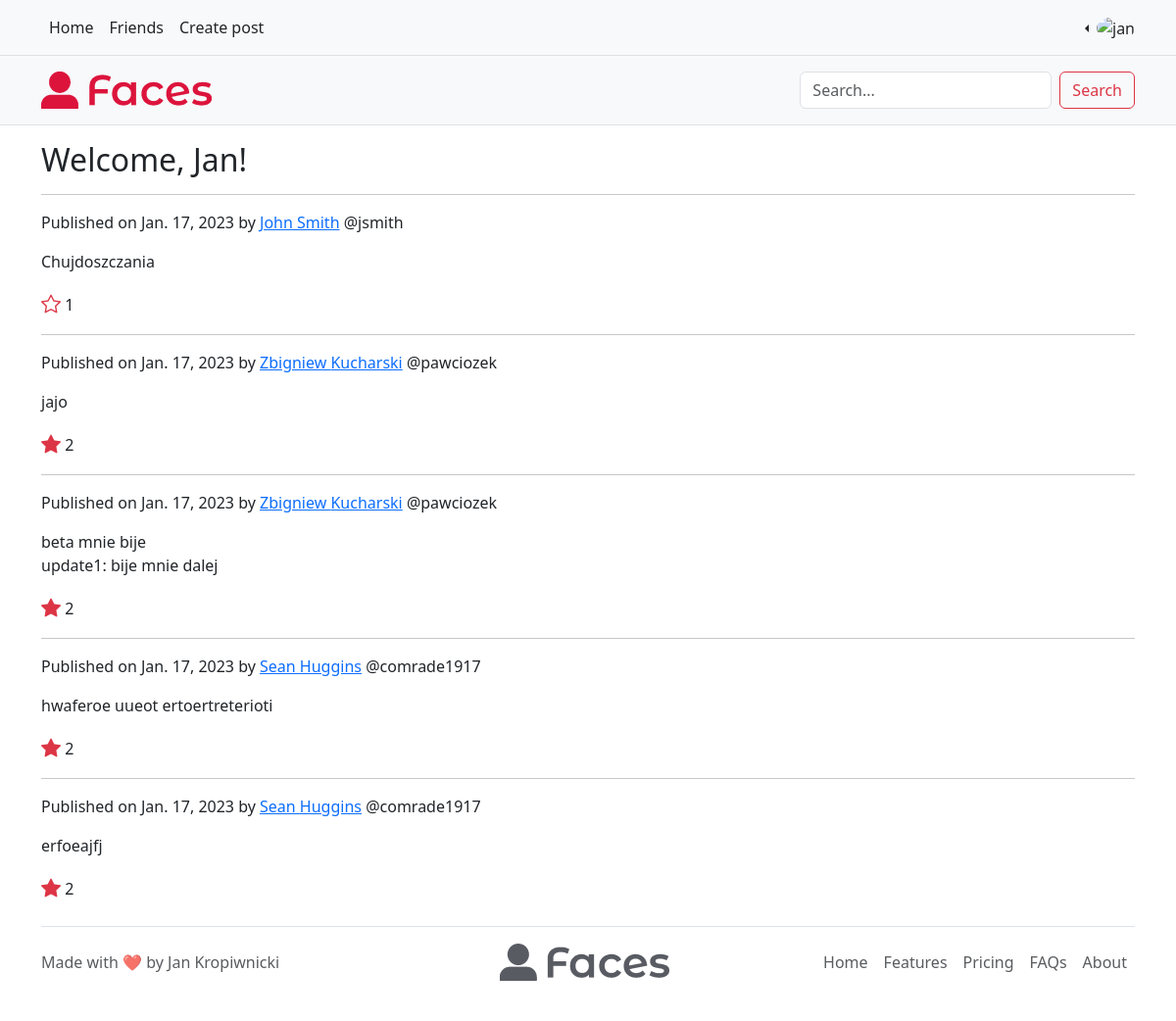
The app's page / (signed in) with its own data.
### facebook2_app/models.py (models this page shows)
class Post(models.Model):
    content = models.TextField()
    author = models.ForeignKey(Person, on_delete=models.CASCADE)
    date = models.DateTimeField()

class Person(models.Model):
    user = models.OneToOneField(User, on_delete=models.CASCADE)
    friends = models.ManyToManyField("self")

### facebook2_app/views.py (the view)
# urls.py: path('', facebook2_app.views.index, name="index"),
def index(request):
    post_list = []
    friend_requests = []
    if request.user.is_authenticated:
        post_list_plain = []
        for friend in request.user.person.friends.all():
            post_list_plain += list(friend.post_set.all())
        post_list_plain.sort(key=lambda x: x.date, reverse=True)
        for post in post_list_plain:
            post_list += [[post, post.content.split("\r\n"), len(post.likeprofile_set.all())]]
        friend_requests = request.user.requestprofile.friend_requests.all()
    return render(request, "index.html", {
        "post_list": post_list, "friend_requests": friend_requests, "friend_requests_len": len(friend_requests)
    })

### templates/index.html (shortened to what this page needs)
{% extends 'base.html' %}
{% block content %}
    {% if user.is_authenticated %}
        <h2>Welcome, {{ user.first_name }}!</h2>
        {% for post in post_list %}
            <div id="{{ post.0.id }}">
                <hr>
                <p>Published on {{ post.0.date.date }} by <a href="{% url 'user' post.0.author.user.username %}">
                    {{ post.0.author.user.first_name }} {{ post.0.author.user.last_name }}</a>
                    @{{ post.0.author.user.username }}</p>
                <p>
                {% for line in post.1 %}
                    {{ line }}<br>
                {% endfor %}
                </p>
                <p>
                    {% if user.likeprofile in post.0.likeprofile_set.all %}
                        <a class="like-icon" id="like-{{ post.0.id }}" onclick="dislike_{{ post.0.id }}()"><i class="bi bi-star-fill lead text-danger"></i></a>
                    {% else %}
                        <a class="like-icon" id="like-{{ post.0.id }}" onclick="like_{{ post.0.id }}()"><i class="bi bi-star lead text-danger"></i></a>
                    {% endif %}
                    <span id="like-count-{{ post.0.id }}">{{ post.2 }}</span>
                </p>
            </div>
        {% endfor %}
    {% endif %}
{% endblock %}

### records on screen
Post: date "Jan. 17, 2023", author.first_name "John", author.last_name "Smith", author.username "jsmith", 1 "Chujdoszczania", post "1"
Post: date "Jan. 17, 2023", author.first_name "Zbigniew", author.last_name "Kucharski", author.username "pawciozek", 1 "jajo", post "2"
Post: date "Jan. 17, 2023", author.first_name "Zbigniew", author.last_name "Kucharski", author.username "pawciozek", 1 "beta mnie bije" "update1: bije mnie dalej", post "2"
Post: date "Jan. 17, 2023", author.first_name "Sean", author.last_name "Huggins", author.username "comrade1917", 1 "hwaferoe uueot ertoertreterioti", post "2"
Post: date "Jan. 17, 2023", author.first_name "Sean", author.last_name "Huggins", author.username "comrade1917", 1 "erfoeajfj", post "2"

### other values on screen
{{ user.first_name }} "Jan"
